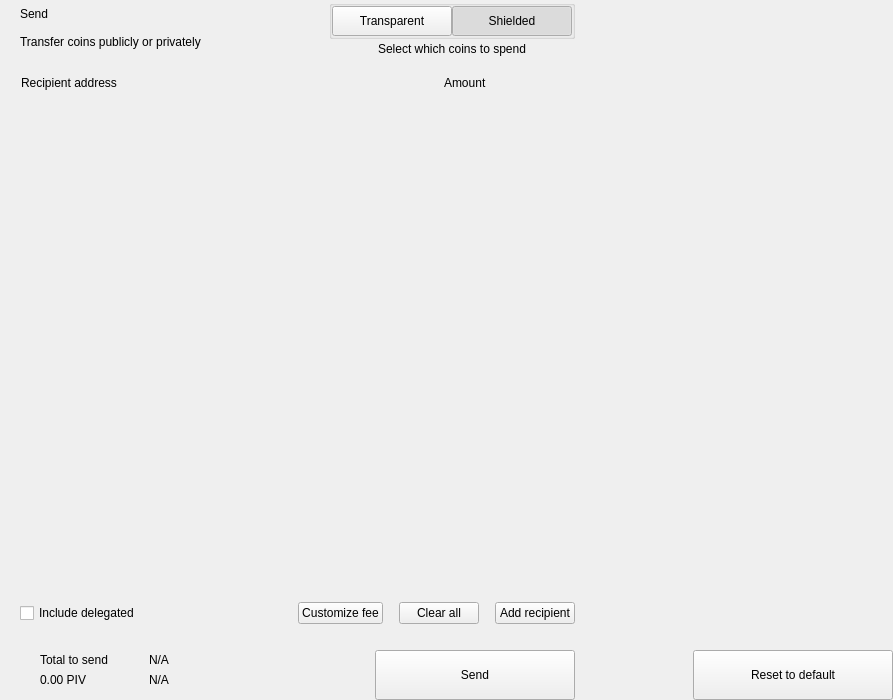
<?xml version="1.0" encoding="UTF-8"?>
<ui version="4.0">
 <class>send</class>
 <widget class="QWidget" name="send">
  <property name="geometry">
   <rect>
    <x>0</x>
    <y>0</y>
    <width>893</width>
    <height>700</height>
   </rect>
  </property>
  <property name="windowTitle">
   <string notr="true">N/A</string>
  </property>
  <layout class="QHBoxLayout" name="horizontalLayout_2" stretch="2,1">
   <property name="spacing">
    <number>0</number>
   </property>
   <property name="leftMargin">
    <number>0</number>
   </property>
   <property name="topMargin">
    <number>0</number>
   </property>
   <property name="rightMargin">
    <number>0</number>
   </property>
   <property name="bottomMargin">
    <number>0</number>
   </property>
   <item>
    <widget class="QWidget" name="left" native="true">
     <layout class="QVBoxLayout" name="verticalLayout_3">
      <property name="spacing">
       <number>0</number>
      </property>
      <property name="leftMargin">
       <number>0</number>
      </property>
      <property name="topMargin">
       <number>0</number>
      </property>
      <property name="rightMargin">
       <number>0</number>
      </property>
      <property name="bottomMargin">
       <number>0</number>
      </property>
      <item>
       <layout class="QVBoxLayout" name="verticalLayout_22" stretch="0,0,0,1,0,0,0,0">
        <property name="spacing">
         <number>0</number>
        </property>
        <item>
         <layout class="QHBoxLayout" name="horizontalLayout_3">
          <property name="spacing">
           <number>0</number>
          </property>
          <property name="leftMargin">
           <number>20</number>
          </property>
          <property name="rightMargin">
           <number>20</number>
          </property>
          <item>
           <layout class="QVBoxLayout" name="verticalLayout">
            <property name="spacing">
             <number>0</number>
            </property>
            <item>
             <widget class="QLabel" name="labelTitle">
              <property name="text">
               <string>Send</string>
              </property>
              <property name="alignment">
               <set>Qt::AlignLeading|Qt::AlignLeft|Qt::AlignVCenter</set>
              </property>
             </widget>
            </item>
            <item>
             <widget class="QLabel" name="labelSubtitle1">
              <property name="text">
               <string>Transfer coins publicly or privately</string>
              </property>
             </widget>
            </item>
           </layout>
          </item>
          <item>
           <spacer name="horizontalSpacer">
            <property name="orientation">
             <enum>Qt::Horizontal</enum>
            </property>
            <property name="sizeHint" stdset="0">
             <size>
              <width>40</width>
              <height>20</height>
             </size>
            </property>
           </spacer>
          </item>
          <item>
           <layout class="QVBoxLayout" name="verticalLayout_6">
            <property name="spacing">
             <number>3</number>
            </property>
            <item alignment="Qt::AlignHCenter">
             <widget class="QGroupBox" name="groupBox">
              <property name="styleSheet">
               <string notr="true">#groupBox{
padding-top:2px;
}</string>
              </property>
              <property name="title">
               <string/>
              </property>
              <property name="alignment">
               <set>Qt::AlignCenter</set>
              </property>
              <layout class="QHBoxLayout" name="horizontalLayout_4">
               <property name="spacing">
                <number>0</number>
               </property>
               <property name="leftMargin">
                <number>0</number>
               </property>
               <property name="topMargin">
                <number>0</number>
               </property>
               <property name="rightMargin">
                <number>0</number>
               </property>
               <property name="bottomMargin">
                <number>0</number>
               </property>
               <item>
                <widget class="QPushButton" name="pushLeft">
                 <property name="minimumSize">
                  <size>
                   <width>120</width>
                   <height>30</height>
                  </size>
                 </property>
                 <property name="maximumSize">
                  <size>
                   <width>120</width>
                   <height>30</height>
                  </size>
                 </property>
                 <property name="focusPolicy">
                  <enum>Qt::NoFocus</enum>
                 </property>
                 <property name="text">
                  <string>Transparent</string>
                 </property>
                 <property name="checkable">
                  <bool>true</bool>
                 </property>
                 <property name="autoExclusive">
                  <bool>true</bool>
                 </property>
                </widget>
               </item>
               <item>
                <widget class="QPushButton" name="pushRight">
                 <property name="minimumSize">
                  <size>
                   <width>120</width>
                   <height>30</height>
                  </size>
                 </property>
                 <property name="maximumSize">
                  <size>
                   <width>120</width>
                   <height>30</height>
                  </size>
                 </property>
                 <property name="focusPolicy">
                  <enum>Qt::NoFocus</enum>
                 </property>
                 <property name="text">
                  <string>Shielded</string>
                 </property>
                 <property name="checkable">
                  <bool>true</bool>
                 </property>
                 <property name="checked">
                  <bool>true</bool>
                 </property>
                 <property name="autoExclusive">
                  <bool>true</bool>
                 </property>
                </widget>
               </item>
              </layout>
             </widget>
            </item>
            <item alignment="Qt::AlignHCenter|Qt::AlignTop">
             <widget class="QLabel" name="labelSubtitle2">
              <property name="styleSheet">
               <string notr="true"/>
              </property>
              <property name="text">
               <string>Select which coins to spend</string>
              </property>
              <property name="alignment">
               <set>Qt::AlignCenter</set>
              </property>
              <property name="indent">
               <number>0</number>
              </property>
             </widget>
            </item>
           </layout>
          </item>
         </layout>
        </item>
        <item>
         <spacer name="verticalSpacer_2">
          <property name="orientation">
           <enum>Qt::Vertical</enum>
          </property>
          <property name="sizeType">
           <enum>QSizePolicy::Fixed</enum>
          </property>
          <property name="sizeHint" stdset="0">
           <size>
            <width>20</width>
            <height>20</height>
           </size>
          </property>
         </spacer>
        </item>
        <item>
         <layout class="QHBoxLayout" name="horizontalLayout" stretch="6,0,2">
          <property name="spacing">
           <number>0</number>
          </property>
          <property name="leftMargin">
           <number>10</number>
          </property>
          <property name="topMargin">
           <number>0</number>
          </property>
          <property name="rightMargin">
           <number>20</number>
          </property>
          <property name="bottomMargin">
           <number>0</number>
          </property>
          <item>
           <widget class="QLabel" name="labelSubtitleAddress">
            <property name="styleSheet">
             <string notr="true">margin-left:8px;</string>
            </property>
            <property name="text">
             <string>Recipient address</string>
            </property>
           </widget>
          </item>
          <item>
           <spacer name="horizontalSpacer_3">
            <property name="orientation">
             <enum>Qt::Horizontal</enum>
            </property>
            <property name="sizeType">
             <enum>QSizePolicy::MinimumExpanding</enum>
            </property>
            <property name="sizeHint" stdset="0">
             <size>
              <width>40</width>
              <height>1</height>
             </size>
            </property>
           </spacer>
          </item>
          <item>
           <widget class="QLabel" name="labelSubtitleAmount">
            <property name="text">
             <string>Amount</string>
            </property>
           </widget>
          </item>
         </layout>
        </item>
        <item>
         <widget class="QScrollArea" name="scrollArea">
          <property name="minimumSize">
           <size>
            <width>0</width>
            <height>350</height>
           </size>
          </property>
          <property name="styleSheet">
           <string notr="true">#scrollArea {
            background:transparent;
            margin-top:10px;
}</string>
          </property>
          <property name="horizontalScrollBarPolicy">
           <enum>Qt::ScrollBarAlwaysOff</enum>
          </property>
          <property name="sizeAdjustPolicy">
           <enum>QAbstractScrollArea::AdjustIgnored</enum>
          </property>
          <property name="widgetResizable">
           <bool>true</bool>
          </property>
          <property name="alignment">
           <set>Qt::AlignLeading|Qt::AlignLeft|Qt::AlignTop</set>
          </property>
          <widget class="QWidget" name="scrollAreaWidgetContents">
           <property name="geometry">
            <rect>
             <x>0</x>
             <y>0</y>
             <width>591</width>
             <height>16</height>
            </rect>
           </property>
           <property name="sizePolicy">
            <sizepolicy hsizetype="Preferred" vsizetype="Maximum">
             <horstretch>0</horstretch>
             <verstretch>0</verstretch>
            </sizepolicy>
           </property>
           <property name="autoFillBackground">
            <bool>false</bool>
           </property>
           <property name="styleSheet">
            <string notr="true">#scrollAreaWidgetContents {
             background:transparent;
             }</string>
           </property>
           <layout class="QVBoxLayout" name="verticalLayout_7">
            <property name="spacing">
             <number>0</number>
            </property>
            <property name="sizeConstraint">
             <enum>QLayout::SetDefaultConstraint</enum>
            </property>
            <property name="leftMargin">
             <number>0</number>
            </property>
            <property name="topMargin">
             <number>0</number>
            </property>
            <property name="rightMargin">
             <number>0</number>
            </property>
            <property name="bottomMargin">
             <number>0</number>
            </property>
           </layout>
          </widget>
         </widget>
        </item>
        <item>
         <spacer name="verticalSpacer_4">
          <property name="orientation">
           <enum>Qt::Vertical</enum>
          </property>
          <property name="sizeType">
           <enum>QSizePolicy::Fixed</enum>
          </property>
          <property name="sizeHint" stdset="0">
           <size>
            <width>20</width>
            <height>20</height>
           </size>
          </property>
         </spacer>
        </item>
        <item>
         <layout class="QHBoxLayout" name="horizontalLayout_20">
          <property name="spacing">
           <number>6</number>
          </property>
          <property name="leftMargin">
           <number>20</number>
          </property>
          <property name="rightMargin">
           <number>20</number>
          </property>
          <item>
           <widget class="QCheckBox" name="checkBoxDelegations">
            <property name="layoutDirection">
             <enum>Qt::LeftToRight</enum>
            </property>
            <property name="text">
             <string>Include delegated</string>
            </property>
           </widget>
          </item>
          <item>
           <spacer name="horizontalSpacer_4">
            <property name="orientation">
             <enum>Qt::Horizontal</enum>
            </property>
            <property name="sizeHint" stdset="0">
             <size>
              <width>10</width>
              <height>20</height>
             </size>
            </property>
           </spacer>
          </item>
          <item>
           <widget class="QPushButton" name="pushButtonFee">
            <property name="focusPolicy">
             <enum>Qt::NoFocus</enum>
            </property>
            <property name="text">
             <string>Customize fee</string>
            </property>
           </widget>
          </item>
          <item>
           <spacer name="horizontalSpacer_11">
            <property name="orientation">
             <enum>Qt::Horizontal</enum>
            </property>
            <property name="sizeType">
             <enum>QSizePolicy::Minimum</enum>
            </property>
            <property name="sizeHint" stdset="0">
             <size>
              <width>10</width>
              <height>20</height>
             </size>
            </property>
           </spacer>
          </item>
          <item>
           <widget class="QPushButton" name="pushButtonClear">
            <property name="focusPolicy">
             <enum>Qt::NoFocus</enum>
            </property>
            <property name="layoutDirection">
             <enum>Qt::RightToLeft</enum>
            </property>
            <property name="text">
             <string>Clear all</string>
            </property>
           </widget>
          </item>
          <item>
           <spacer name="horizontalSpacer_6">
            <property name="orientation">
             <enum>Qt::Horizontal</enum>
            </property>
            <property name="sizeType">
             <enum>QSizePolicy::Fixed</enum>
            </property>
            <property name="sizeHint" stdset="0">
             <size>
              <width>10</width>
              <height>20</height>
             </size>
            </property>
           </spacer>
          </item>
          <item>
           <widget class="QPushButton" name="pushButtonAddRecipient">
            <property name="focusPolicy">
             <enum>Qt::NoFocus</enum>
            </property>
            <property name="text">
             <string>Add recipient</string>
            </property>
           </widget>
          </item>
         </layout>
        </item>
        <item>
         <spacer name="verticalSpacer">
          <property name="orientation">
           <enum>Qt::Vertical</enum>
          </property>
          <property name="sizeType">
           <enum>QSizePolicy::Fixed</enum>
          </property>
          <property name="sizeHint" stdset="0">
           <size>
            <width>20</width>
            <height>16</height>
           </size>
          </property>
         </spacer>
        </item>
        <item>
         <layout class="QHBoxLayout" name="horizontalLayout_7">
          <property name="rightMargin">
           <number>20</number>
          </property>
          <item>
           <layout class="QHBoxLayout" name="horizontalLayout_10">
            <property name="spacing">
             <number>0</number>
            </property>
            <property name="leftMargin">
             <number>8</number>
            </property>
            <item>
             <widget class="QStackedWidget" name="stackedWidget">
              <property name="minimumSize">
               <size>
                <width>0</width>
                <height>60</height>
               </size>
              </property>
              <property name="maximumSize">
               <size>
                <width>16777215</width>
                <height>60</height>
               </size>
              </property>
              <property name="currentIndex">
               <number>0</number>
              </property>
              <widget class="QWidget" name="page1">
               <layout class="QVBoxLayout" name="verticalLayout_71" stretch="0">
                <property name="spacing">
                 <number>6</number>
                </property>
                <property name="leftMargin">
                 <number>12</number>
                </property>
                <property name="topMargin">
                 <number>0</number>
                </property>
                <property name="rightMargin">
                 <number>0</number>
                </property>
                <property name="bottomMargin">
                 <number>0</number>
                </property>
                <item>
                 <widget class="QWidget" name="coinWidget" native="true">
                  <property name="minimumSize">
                   <size>
                    <width>0</width>
                    <height>60</height>
                   </size>
                  </property>
                  <property name="maximumSize">
                   <size>
                    <width>16777215</width>
                    <height>60</height>
                   </size>
                  </property>
                  <layout class="QHBoxLayout" name="horizontalLayout_9">
                   <property name="spacing">
                    <number>0</number>
                   </property>
                   <property name="leftMargin">
                    <number>20</number>
                   </property>
                   <property name="topMargin">
                    <number>10</number>
                   </property>
                   <property name="rightMargin">
                    <number>20</number>
                   </property>
                   <property name="bottomMargin">
                    <number>10</number>
                   </property>
                   <item>
                    <layout class="QVBoxLayout" name="verticalSend">
                     <property name="spacing">
                      <number>0</number>
                     </property>
                     <item>
                      <widget class="QLabel" name="labelTitleTotalSend">
                       <property name="text">
                        <string>Total to send</string>
                       </property>
                      </widget>
                     </item>
                     <item>
                      <widget class="QLabel" name="labelAmountSend">
                       <property name="text">
                        <string notr="true">0.00 PIV</string>
                       </property>
                      </widget>
                     </item>
                    </layout>
                   </item>
                   <item>
                    <spacer name="horizontalSpacer_9">
                     <property name="orientation">
                      <enum>Qt::Horizontal</enum>
                     </property>
                     <property name="sizeType">
                      <enum>QSizePolicy::Fixed</enum>
                     </property>
                     <property name="sizeHint" stdset="0">
                      <size>
                       <width>20</width>
                       <height>20</height>
                      </size>
                     </property>
                    </spacer>
                   </item>
                   <item>
                    <widget class="QLabel" name="labelLine">
                     <property name="minimumSize">
                      <size>
                       <width>1</width>
                       <height>0</height>
                      </size>
                     </property>
                     <property name="maximumSize">
                      <size>
                       <width>1</width>
                       <height>16777215</height>
                      </size>
                     </property>
                     <property name="text">
                      <string/>
                     </property>
                    </widget>
                   </item>
                   <item>
                    <spacer name="horizontalSpacer_10">
                     <property name="orientation">
                      <enum>Qt::Horizontal</enum>
                     </property>
                     <property name="sizeType">
                      <enum>QSizePolicy::Fixed</enum>
                     </property>
                     <property name="sizeHint" stdset="0">
                      <size>
                       <width>20</width>
                       <height>20</height>
                      </size>
                     </property>
                    </spacer>
                   </item>
                   <item>
                    <layout class="QVBoxLayout" name="verticalRemaining">
                     <property name="spacing">
                      <number>0</number>
                     </property>
                     <item>
                      <widget class="QLabel" name="labelTitleTotalRemaining">
                       <property name="text">
                        <string notr="true">N/A</string>
                       </property>
                      </widget>
                     </item>
                     <item>
                      <widget class="QLabel" name="labelAmountRemaining">
                       <property name="text">
                        <string notr="true">N/A</string>
                       </property>
                      </widget>
                     </item>
                    </layout>
                   </item>
                  </layout>
                 </widget>
                </item>
               </layout>
              </widget>
              <widget class="QWidget" name="page_2"/>
             </widget>
            </item>
           </layout>
          </item>
          <item>
           <spacer name="horizontalSpacer_5">
            <property name="orientation">
             <enum>Qt::Horizontal</enum>
            </property>
            <property name="sizeType">
             <enum>QSizePolicy::MinimumExpanding</enum>
            </property>
            <property name="sizeHint" stdset="0">
             <size>
              <width>40</width>
              <height>20</height>
             </size>
            </property>
           </spacer>
          </item>
          <item alignment="Qt::AlignBottom">
           <widget class="QPushButton" name="pushButtonSave">
            <property name="minimumSize">
             <size>
              <width>200</width>
              <height>50</height>
             </size>
            </property>
            <property name="maximumSize">
             <size>
              <width>200</width>
              <height>50</height>
             </size>
            </property>
            <property name="focusPolicy">
             <enum>Qt::NoFocus</enum>
            </property>
            <property name="text">
             <string>Send</string>
            </property>
           </widget>
          </item>
         </layout>
        </item>
       </layout>
      </item>
     </layout>
    </widget>
   </item>
   <item>
    <widget class="QWidget" name="right" native="true">
     <layout class="QVBoxLayout" name="verticalLayout_5">
      <property name="leftMargin">
       <number>0</number>
      </property>
      <property name="topMargin">
       <number>0</number>
      </property>
      <property name="rightMargin">
       <number>0</number>
      </property>
      <property name="bottomMargin">
       <number>0</number>
      </property>
      <item>
       <layout class="QVBoxLayout" name="verticalLayout_4">
        <property name="spacing">
         <number>6</number>
        </property>
        <item>
         <widget class="OptionButton" name="btnCoinControl" native="true">
          <property name="minimumSize">
           <size>
            <width>0</width>
            <height>50</height>
           </size>
          </property>
         </widget>
        </item>
        <item>
         <widget class="OptionButton" name="btnChangeAddress" native="true">
          <property name="minimumSize">
           <size>
            <width>0</width>
            <height>50</height>
           </size>
          </property>
         </widget>
        </item>
        <item>
         <widget class="OptionButton" name="btnUri" native="true">
          <property name="minimumSize">
           <size>
            <width>0</width>
            <height>50</height>
           </size>
          </property>
         </widget>
        </item>
        <item>
         <widget class="OptionButton" name="btnShieldCoins" native="true">
          <property name="minimumSize">
           <size>
            <width>0</width>
            <height>50</height>
           </size>
          </property>
         </widget>
        </item>
        <item>
         <spacer name="verticalSpacer_5">
          <property name="orientation">
           <enum>Qt::Vertical</enum>
          </property>
          <property name="sizeHint" stdset="0">
           <size>
            <width>20</width>
            <height>40</height>
           </size>
          </property>
         </spacer>
        </item>
        <item>
         <layout class="QHBoxLayout" name="horizontalLayout_8">
          <item>
           <spacer name="horizontalSpacer_7">
            <property name="orientation">
             <enum>Qt::Horizontal</enum>
            </property>
            <property name="sizeHint" stdset="0">
             <size>
              <width>40</width>
              <height>20</height>
             </size>
            </property>
           </spacer>
          </item>
          <item>
           <widget class="QPushButton" name="pushButtonReset">
            <property name="minimumSize">
             <size>
              <width>200</width>
              <height>50</height>
             </size>
            </property>
            <property name="maximumSize">
             <size>
              <width>200</width>
              <height>50</height>
             </size>
            </property>
            <property name="focusPolicy">
             <enum>Qt::NoFocus</enum>
            </property>
            <property name="text">
             <string>Reset to default</string>
            </property>
           </widget>
          </item>
         </layout>
        </item>
       </layout>
      </item>
     </layout>
    </widget>
   </item>
  </layout>
 </widget>
 <customwidgets>
  <customwidget>
   <class>OptionButton</class>
   <extends>QWidget</extends>
   <header>qt/pivx/optionbutton.h</header>
   <container>1</container>
  </customwidget>
 </customwidgets>
 <resources/>
 <connections/>
</ui>
